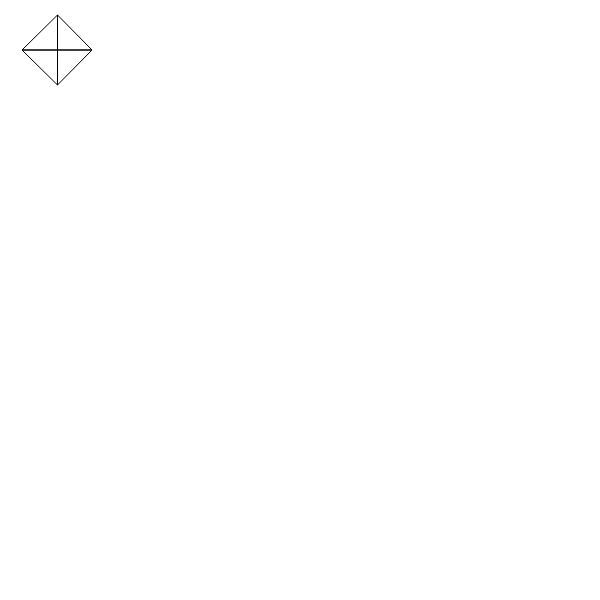
Frame 1 (no input)
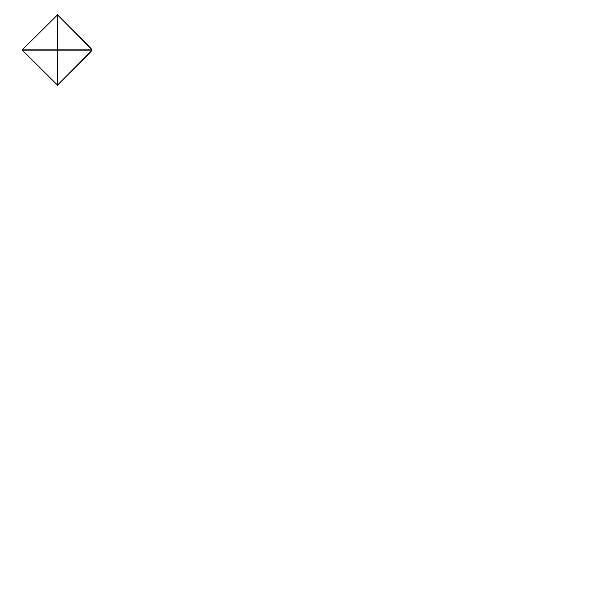
Frame 60 (no input)
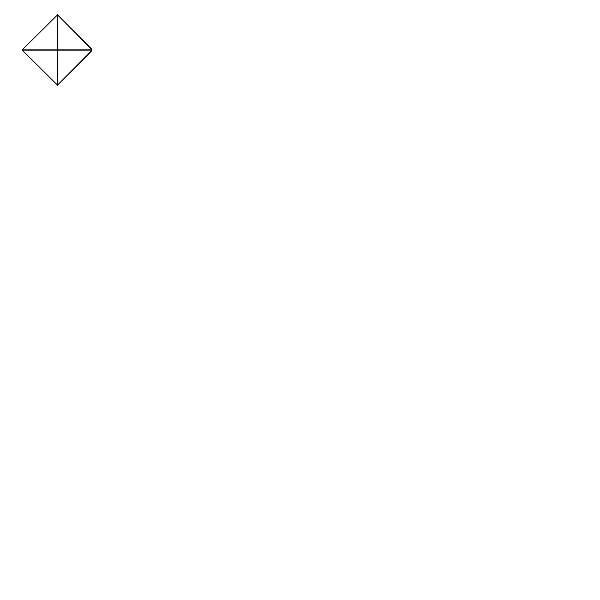
Frame 120 (the mouse pressed at the canvas centre since frame 60)

The p5.js sketch that drew these frames (run headless with seeded random() and noise() and a simulated clock; from frame 60 on, the mouse is pressed at the canvas centre):

// p5.js sketch
// ── sketch.js
  'use strict';


  function setup(){
    createCanvas(600,600);
    colorMode(HSB,360,100,100); //scale for color mode
    //100 is full saturation and boldness
    //360 color steps because were working with a circle
    //noStroke();

  }

  function draw(){
  //create segmented shape
    beginShape(TRIANGLE_FAN); //triangle fan is an inbuilt function in the p5 library
      vertex(57.5, 50);
      vertex(57.5, 15);
      vertex(92, 50);
      vertex(57.5, 85);
      vertex(22, 50);
      vertex(57.5, 15);
      endShape(); //connect the vertexes




    }
